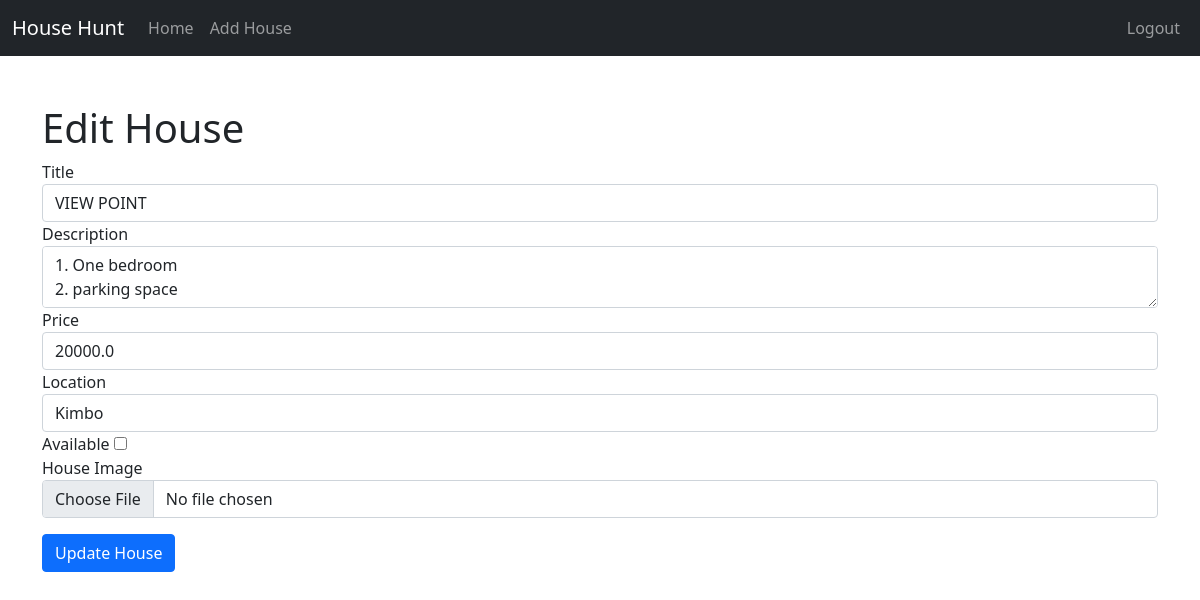
The page /edit/5 (signed in) on the database as committed earlier.
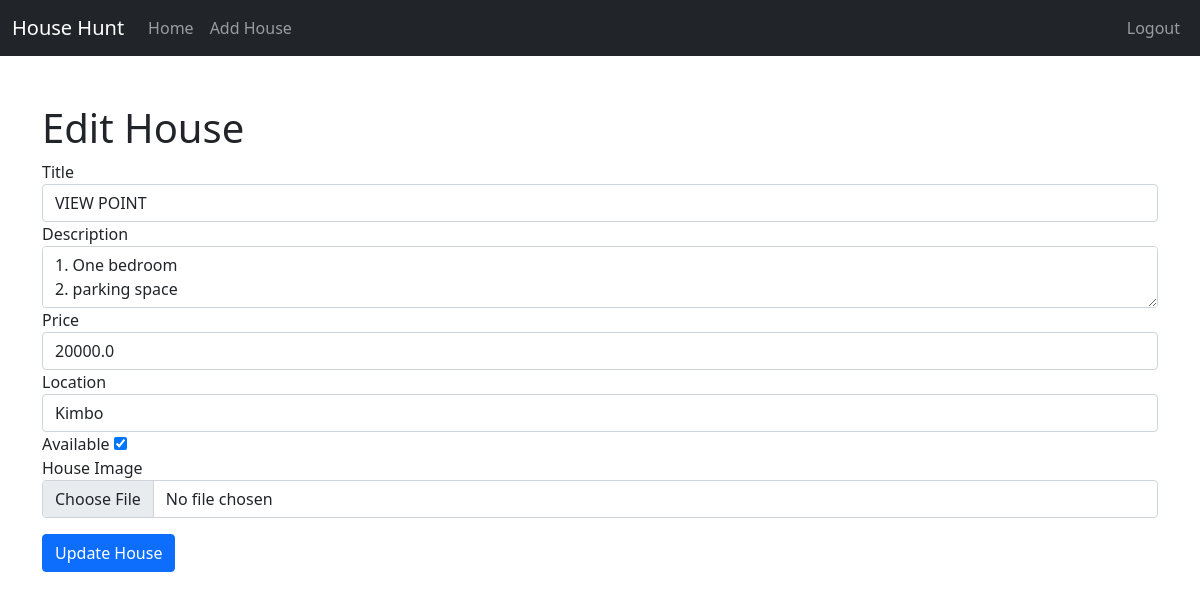
The same page on the database as committed later.
### app.py (models this page shows)
class House(db.Model):
    id = db.Column(db.Integer, primary_key=True)
    title = db.Column(db.String(100), nullable=False)
    description = db.Column(db.Text, nullable=False)
    price = db.Column(db.Float, nullable=False)
    location = db.Column(db.String(100), nullable=False)
    image_file = db.Column(db.String(120), nullable=True)
    available = db.Column(db.Boolean, default=True)

### app.py (the view, shortened to what this page needs)
@app.route('/edit/<int:id>', methods=['GET', 'POST'])
@login_required
def edit_house(id):
    if not current_user.is_admin:
        return "Access Denied", 403
    house = House.query.get_or_404(id)
    return render_template('edit_house.html', house=house)

### app.py (called while the page is built)
@login_manager.user_loader
def load_user(user_id):
    return User.query.get(int(user_id))

### templates/edit_house.html (shortened to what this page needs)
{% extends 'base.html' %}
{% block content %}
    <h1>Edit House</h1>
    <form method="POST" enctype="multipart/form-data">
        <div class="form-group">
            <label for="title">Title</label>
            <input type="text" class="form-control" id="title" name="title" value="{{ house.title }}" required>
        </div>
        <div class="form-group">
            <label for="description">Description</label>
            <textarea class="form-control" id="description" name="description" required>{{ house.description }}</textarea>
        </div>
        <div class="form-group">
            <label for="price">Price</label>
            <input type="number" class="form-control" id="price" name="price" value="{{ house.price }}" required>
        </div>
        <div class="form-group">
            <label for="location">Location</label>
            <input type="text" class="form-control" id="location" name="location" value="{{ house.location }}" required>
        </div>
        <div class="form-group">
            <label for="available">Available</label>
            <input type="checkbox" id="available" name="available" {% if house.available %}checked{% endif %}>
        </div>
        <div class="form-group">
            <label for="image_file">House Image</label>
            <input type="file" class="form-control" id="image_file" name="image_file">
        </div>
        <button type="submit" class="btn btn-primary mt-3">Update House</button>
    </form>
{% endblock %}

Rows that differ between the two databases and show on the page:
changed House "VIEW POINT": available "☐" → "☑"
